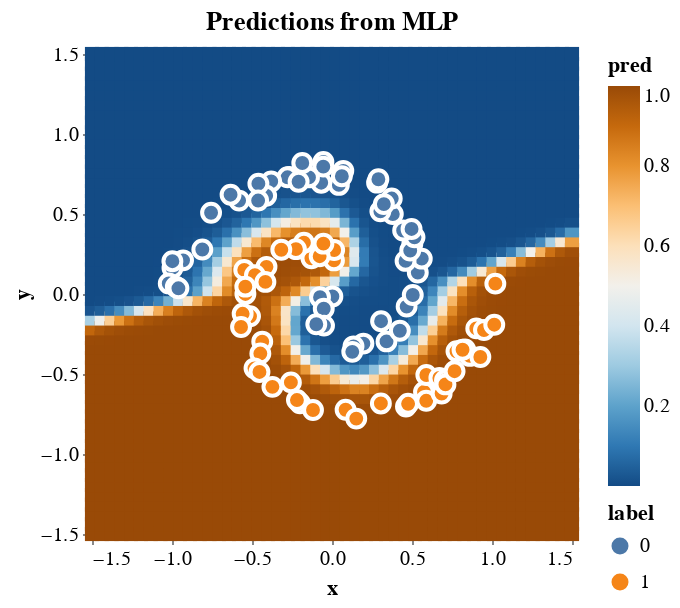

The notebook cell this image was saved under:
### Code cell
data = {'x': xs[:, 0], 'y': xs[:,1], 'pred': jnp.exp(preds)[:,1]}
df = pd.DataFrame(data)
pred_chart = alt.Chart(df, width=240, height=240, title='Predictions from MLP').mark_square(size=50, opacity=1).encode(
    x=spirals_x_axis,
    y=spirals_y_axis,
    color=alt.Color('pred', scale=alt.Scale(scheme='blueorange')),
)
chart = pred_chart + spiral_chart
chart.save('mlp_pred.html')
chart

### Figure 1 — Vega-Lite specification as saved in the notebook (floating-point values rounded to 4 significant figures; data arrays with more than 128 entries replaced by an {"elided": "..."} marker saying what was removed)
{"config": {"view": {"continuousWidth": 400, "continuousHeight": 300}}, "layer": [{"data": {"name": "data-fa21f57734470aceb00eaeb8daa44844"}, "mark": {"type": "square", "opacity": 1, "size": 50}, "encoding": {"color": {"type": "quantitative", "field": "pred", "scale": {"scheme": "blueorange"}}, "x": {"type": "quantitative", "field": "x", "scale": {"domain": [-1.5, 1.5], "nice": false}}, "y": {"type": "quantitative", "field": "y", "scale": {"domain": [-1.5, 1.5], "nice": false}}}, "height": 240, "title": "Predictions from MLP", "width": 240}, {"data": {"name": "data-5fdea6c1eead105d9c5e9da2514b0009"}, "mark": {"type": "circle", "opacity": 1, "size": 80, "stroke": "white"}, "encoding": {"color": {"type": "nominal", "field": "label"}, "x": {"type": "quantitative", "field": "x", "scale": {"domain": [-1.5, 1.5], "nice": false}}, "y": {"type": "quantitative", "field": "y", "scale": {"domain": [-1.5, 1.5], "nice": false}}}, "height": 300, "width": 350}], "$schema": "https://vega.github.io/schema/vega-lite/v4.8.1.json", "datasets": {"data-fa21f57734470aceb00eaeb8daa44844": {"elided": "2500 records"}, "data-5fdea6c1eead105d9c5e9da2514b0009": [{"x": 0.002378, "y": -0.01577, "label": 0}, {"x": -0.07485, "y": -0.01981, "label": 0}, {"x": -0.05156, "y": -0.0922, "label": 0}, {"x": -0.04986, "y": -0.1976, "label": 0}, {"x": -0.09814, "y": -0.189, "label": 0}, {"x": 0.0122, "y": 0.21, "label": 1}, {"x": 0.01347, "y": 0.275, "label": 1}, {"x": -0.1288, "y": 0.223, "label": 1}, {"x": -0.07715, "y": 0.2363, "label": 1}, {"x": 0.1964, "y": -0.31, "label": 0}, {"x": -0.05356, "y": 0.3146, "label": 1}, {"x": 0.1345, "y": -0.3272, "label": 0}, {"x": -0.1756, "y": 0.3209, "label": 1}, {"x": -0.2253, "y": 0.2804, "label": 1}, {"x": 0.1267, "y": -0.3615, "label": 0}, {"x": -0.3168, "y": 0.2765, "label": 1}, {"x": 0.3067, "y": -0.1701, "label": 0}, {"x": -0.4095, "y": 0.1697, "label": 1}, {"x": 0.3408, "y": -0.2962, "label": 0}, {"x": 0.4665, "y": -0.0786, "label": 0}, {"x": 0.4241, "y": -0.2295, "label": 0}, {"x": -0.5484, "y": 0.1507, "label": 1}, {"x": -0.4816, "y": 0.1175, "label": 1}, {"x": -0.4162, "y": 0.07546, "label": 1}, {"x": 0.5048, "y": -0.006206, "label": 0}, {"x": -0.5412, "y": 0.0002709, "label": 1}, {"x": -0.5418, "y": 0.04577, "label": 1}, {"x": 0.5362, "y": 0.1339, "label": 0}, {"x": 0.5611, "y": 0.2208, "label": 0}, {"x": -0.5123, "y": -0.1393, "label": 1}, {"x": -0.5585, "y": -0.1238, "label": 1}, {"x": -0.5685, "y": -0.2064, "label": 1}, {"x": 0.4598, "y": 0.2069, "label": 0}, {"x": 0.5018, "y": 0.3109, "label": 0}, {"x": -0.436, "y": -0.2974, "label": 1}, {"x": 0.4888, "y": 0.2715, "label": 0}, {"x": 0.5157, "y": 0.3547, "label": 0}, {"x": 0.4447, "y": 0.3967, "label": 0}, {"x": -0.4479, "y": -0.3723, "label": 1}, {"x": -0.4843, "y": -0.4647, "label": 1}, {"x": 0.4972, "y": 0.4066, "label": 0}, {"x": 0.38, "y": 0.4996, "label": 0}, {"x": -0.4533, "y": -0.4871, "label": 1}, {"x": -0.3725, "y": -0.5805, "label": 1}, {"x": 0.3734, "y": 0.5966, "label": 0}, {"x": 0.3023, "y": 0.5173, "label": 0}, {"x": 0.3242, "y": 0.562, "label": 0}, {"x": -0.257, "y": -0.5524, "label": 1}, {"x": 0.2817, "y": 0.6958, "label": 0}, {"x": 0.2899, "y": 0.7171, "label": 0}, {"x": -0.2001, "y": -0.6831, "label": 1}, {"x": -0.2191, "y": -0.6629, "label": 1}, {"x": 0.07056, "y": 0.7696, "label": 0}, {"x": 0.0428, "y": 0.6818, "label": 0}, {"x": -0.1187, "y": -0.7251, "label": 1}, {"x": 0.06157, "y": 0.7361, "label": 0}, {"x": -0.06746, "y": 0.6957, "label": 0}, {"x": -0.05375, "y": 0.8248, "label": 0}, {"x": -0.05446, "y": 0.7961, "label": 0}, {"x": 0.08508, "y": -0.7235, "label": 1}, {"x": -0.1439, "y": 0.7287, "label": 0}, {"x": 0.1517, "y": -0.7787, "label": 1}, {"x": -0.1858, "y": 0.8188, "label": 0}, {"x": -0.2667, "y": 0.7315, "label": 0}, {"x": -0.278, "y": 0.7294, "label": 0}, {"x": -0.2088, "y": 0.7018, "label": 0}, {"x": 0.3055, "y": -0.684, "label": 1}, {"x": -0.38, "y": 0.7038, "label": 0}, {"x": 0.4623, "y": -0.7037, "label": 1}, {"x": -0.4115, "y": 0.6143, "label": 0}, {"x": -0.4601, "y": 0.6895, "label": 0}, {"x": -0.4617, "y": 0.584, "label": 0}, {"x": 0.4757, "y": -0.6862, "label": 1}, {"x": -0.5805, "y": 0.5837, "label": 0}, {"x": 0.575, "y": -0.6117, "label": 1}, {"x": 0.5888, "y": -0.6674, "label": 1}, {"x": -0.634, "y": 0.6206, "label": 0}, {"x": 0.5896, "y": -0.5062, "label": 1}, {"x": 0.6852, "y": -0.622, "label": 1}, {"x": 0.6711, "y": -0.5249, "label": 1}, {"x": 0.7061, "y": -0.5407, "label": 1}, {"x": 0.7091, "y": -0.565, "label": 1}, {"x": -0.7558, "y": 0.5077, "label": 0}, {"x": 0.7661, "y": -0.4826, "label": 1}, {"x": 0.778, "y": -0.3581, "label": 1}, {"x": 0.8319, "y": -0.3471, "label": 1}, {"x": 0.861, "y": -0.3868, "label": 1}, {"x": 0.8159, "y": -0.3484, "label": 1}, {"x": -0.8106, "y": 0.2783, "label": 0}, {"x": 0.9272, "y": -0.3939, "label": 1}, {"x": 0.9017, "y": -0.2149, "label": 1}, {"x": -0.9309, "y": 0.2104, "label": 0}, {"x": 0.9499, "y": -0.2251, "label": 1}, {"x": -0.9969, "y": 0.1631, "label": 0}, {"x": 1.014, "y": -0.1918, "label": 1}, {"x": -0.9976, "y": 0.205, "label": 0}, {"x": -1.02, "y": 0.06625, "label": 0}, {"x": -0.9759, "y": 0.04489, "label": 0}, {"x": -0.9599, "y": 0.03557, "label": 0}, {"x": 1.021, "y": 0.06484, "label": 1}]}}
